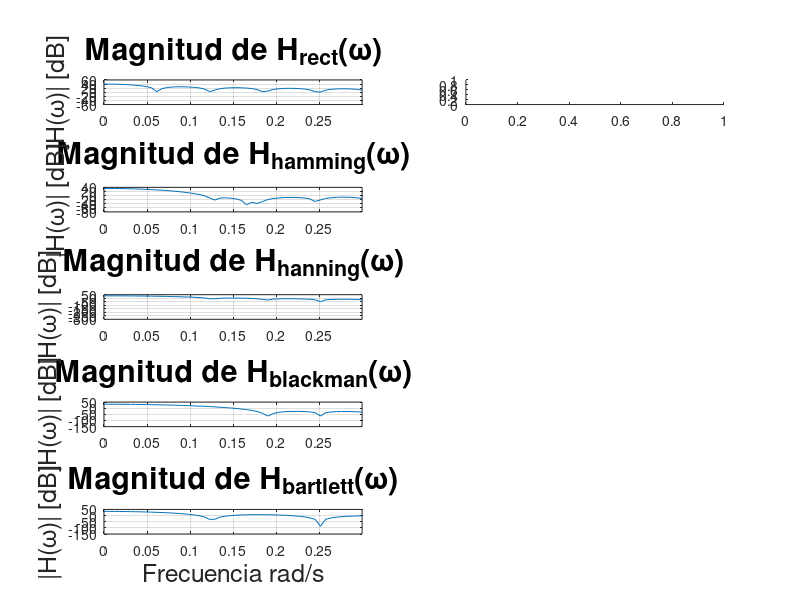

Source code (MATLAB): (Note: this script raises an error after producing the figure.)
clear all;clc;

titleSize = 22;  %,"FontSize",titleSize)
labelSize = 18   %,"FontSize",labelSize)
% Definiciones generales
fs = 1000;
N = 100; % Largo de la ventana
n = 0:N; % 100 ms
wc = 2*pi/3; % Frecuecia de corte del filtro
t = 0:(1/fs):(N/fs);

h_ideal = (wc/pi)*sinc((wc/pi)*(n - (N-1)/2));

% Ventanas
h_rect = rectwin(N+1);
[H_rect, w_rect] = freqz(h_rect);

h_hamming = hamming(N + 1);
[H_hamming, w_hamming] = freqz(h_hamming);

h_hanning = hann(N + 1);
[H_hanning, w_hanning] = freqz(h_hanning);

h_blackman = blackman(N + 1);
[H_blackman, w_blackman] = freqz(h_blackman);

h_bartlett = bartlett(N + 1);
[H_bartlett, w_bartlett] = freqz(h_bartlett);

%% Graficos temporales ventanas
close all

subplot(5,1,1)
plot(t,h_rect)
title('Ventana Rectangular',"FontSize",titleSize) 
xlabel('Muestras ',"FontSize",labelSize)
ylabel('Amplitud [-]',"FontSize",labelSize)

subplot(5,1,2)
plot(t,h_hamming)
title('Ventana Hamming',"FontSize",titleSize)
xlabel('Muestras ',"FontSize",labelSize)
ylabel('Amplitud [-]',"FontSize",labelSize)

subplot(5,1,3)
plot(t,h_hanning)
title('Ventana Hanning',"FontSize",titleSize)
xlabel('Muestras ',"FontSize",labelSize)
ylabel('Amplitud [-]',"FontSize",labelSize)

subplot(5,1,4)
plot(t,h_blackman)
title('Ventana Blackman',"FontSize",titleSize)
xlabel('Muestras ',"FontSize",labelSize)
ylabel('Amplitud [-]',"FontSize",labelSize)

subplot(5,1,5)
plot(t,h_bartlett)
title('Ventana Bartlett',"FontSize",titleSize)
xlabel('Muestras ',"FontSize",labelSize)
ylabel('Amplitud [-]',"FontSize",labelSize)

%% Magnitud en db


subplot(5,1,1)
plot(w_rect, 20*log10(abs(H_rect)))
title('Magnitud de H_{rect}(\omega)',"FontSize",titleSize)
ylabel('|H(\omega)| [dB]',"FontSize",labelSize)
xlim([0 pi])


subplot(5,1,2)
plot(w_hamming, 20*log10(abs(H_hamming)))
title('Magnitud de H_{hamming}(\omega)',"FontSize",titleSize)
ylabel('|H(\omega)| [dB]',"FontSize",labelSize)
xlim([0 pi])


subplot(5,1,3)
plot(w_hanning, 20*log10(abs(H_hanning)))
title('Magnitud de H_{hanning}(\omega)',"FontSize",titleSize)
ylabel('|H(\omega)| [dB]',"FontSize",labelSize)
xlim([0 pi])



subplot(5,1,4)
plot(w_blackman, 20*log10(abs(H_blackman)))
title('Magnitud de H_{blackman}(\omega)',"FontSize",titleSize)
ylabel('|H(\omega)| [dB]',"FontSize",labelSize)
xlim([0 pi])


subplot(5,1,5)
plot(w_bartlett, 20*log10(abs(H_bartlett)))
title('Magnitud de H_{bartlett}(\omega)',"FontSize",titleSize)
ylabel('|H(\omega)| [dB]',"FontSize",labelSize)
xlabel("Frecuencia rad/s","FontSize",labelSize)
xlim([0 pi])


%% Magnitud en db zoom


subplot(5,2,1)
plot(w_rect, 20*log10(abs(H_rect)))
title('Magnitud de H_{rect}(\omega)',"FontSize",titleSize)
ylabel('|H(\omega)| [dB]',"FontSize",labelSize)
xlim([0 0.3])
grid on


subplot(5,2,3)
plot(w_hamming, 20*log10(abs(H_hamming)))
title('Magnitud de H_{hamming}(\omega)',"FontSize",titleSize)
ylabel('|H(\omega)| [dB]',"FontSize",labelSize)
xlim([0 0.3])
grid on


subplot(5,2,5)
plot(w_hanning, 20*log10(abs(H_hanning)))
title('Magnitud de H_{hanning}(\omega)',"FontSize",titleSize)
ylabel('|H(\omega)| [dB]',"FontSize",labelSize)
xlim([0 0.3])
grid on



subplot(5,2,7)
plot(w_blackman, 20*log10(abs(H_blackman)))
title('Magnitud de H_{blackman}(\omega)',"FontSize",titleSize)
ylabel('|H(\omega)| [dB]',"FontSize",labelSize)
xlim([0 0.3])
grid on


subplot(5,2,9)
plot(w_bartlett, 20*log10(abs(H_bartlett)))
title('Magnitud de H_{bartlett}(\omega)',"FontSize",titleSize)
ylabel('|H(\omega)| [dB]',"FontSize",labelSize)
xlabel("Frecuencia rad/s","FontSize",labelSize)
xlim([0 0.3])

grid on

%% Fase


subplot(5,2,2)
plot(w_rect, unwrap(phase(H_rect)))
title('Fase de H_{rect}(\omega)',"FontSize",titleSize)
ylabel('Fase [rads]',"FontSize",labelSize)
xlim([0 pi])
grid on

subplot(5,2,4)
plot(w_hamming, unwrap(phase(H_hamming)))
title('Fase de H_{hamming}(\omega)',"FontSize",titleSize)
ylabel('Fase [rads]',"FontSize",labelSize)
xlim([0 pi])
grid on


subplot(5,2,6)
plot(w_hanning, unwrap(phase(H_hanning)))
ylabel('Fase [rads]',"FontSize",labelSize)
title('Fase de H_{hanning}(\omega)',"FontSize",titleSize)
ylabel('Fase [rads]',"FontSize",labelSize)
xlim([0 pi])
grid on

subplot(5,2,8)
plot(w_blackman, unwrap(phase(H_blackman)))
title('Fase de H_{blackman}(\omega)',"FontSize",titleSize)
ylabel('Fase [rads]',"FontSize",labelSize)
xlim([0 pi])
grid on


subplot(5,2,10)
plot(w_bartlett, unwrap(phase(H_bartlett),pi))
title('Fase de H_{bartlett}(\omega)',"FontSize",titleSize)
xlabel("Frecuencia rad/s","FontSize",labelSize)
xlim([0 pi])
grid on

%% Magnitud en db zoom


subplot(5,1,1)
plot(w_rect, 20*log10(abs(H_rect)))
title('Magnitud de H_{rect}(\omega)',"FontSize",titleSize)
ylabel('|H(\omega)| [dB]',"FontSize",labelSize)
xlim([0 0.3])
grid on


subplot(5,1,2)
plot(w_hamming, 20*log10(abs(H_hamming)))
title('Magnitud de H_{hamming}(\omega)',"FontSize",titleSize)
ylabel('|H(\omega)| [dB]',"FontSize",labelSize)
xlim([0 0.3])
grid on


subplot(5,1,3)
plot(w_hanning, 20*log10(abs(H_hanning)))
title('Magnitud de H_{hanning}(\omega)',"FontSize",titleSize)
ylabel('|H(\omega)| [dB]',"FontSize",labelSize)
xlim([0 0.3])
grid on



subplot(5,1,4)
plot(w_blackman, 20*log10(abs(H_blackman)))
title('Magnitud de H_{blackman}(\omega)',"FontSize",titleSize)
ylabel('|H(\omega)| [dB]',"FontSize",labelSize)
xlim([0 0.3])
grid on


subplot(5,1,5)
plot(w_bartlett, 20*log10(abs(H_bartlett)))
title('Magnitud de H_{bartlett}(\omega)',"FontSize",titleSize)
ylabel('|H(\omega)| [dB]',"FontSize",labelSize)
xlabel("Frecuencia rad/s","FontSize",labelSize)
xlim([0 0.3])

grid on



